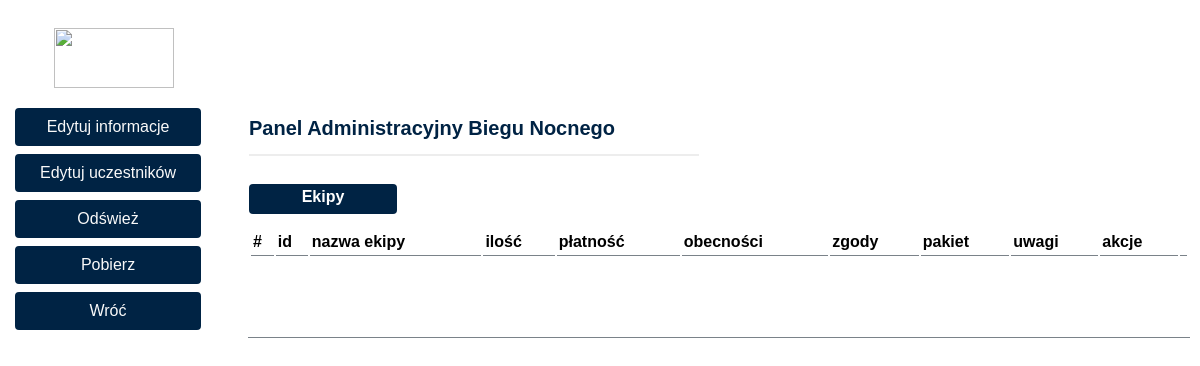
Before: /ekipyHS (signed in) with the older database file.
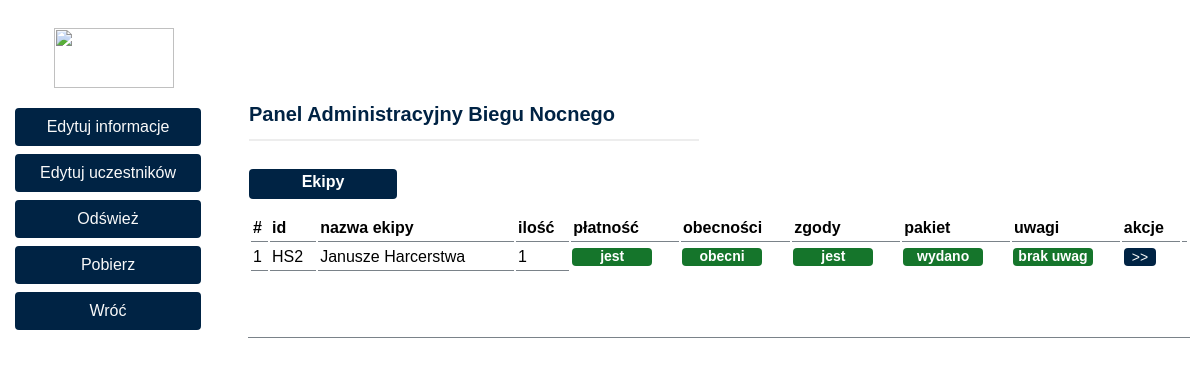
After: the same page with the newer database file.
### baza/models.py (models this page shows, shortened)
class Ekipa(models.Model):
    TRASY = (
        ('HS', 'Starszoharcerska'),
        ('W', 'Wedrownicza'),
        ('R', 'Rowerowa'),)
    PUNKTY = (
        (Punkt_W, 'P Wedrownicza'),
        (Punkt_R, 'P Rowerowa'),)
    nazwa =  models.CharField(max_length=64,default='')
    id =  models.AutoField(primary_key=True)
    trasa =  models.CharField(max_length=2, choices=TRASY, default='HS')
    telefon =  models.CharField(max_length=64, default='')
    zaplacono = models.FloatField(default=0)
    termin_wplat = models.ManyToManyField(Termin, blank=True)
    czlonkowie = models.ManyToManyField(Uczestnik)
    ile_osob = models.IntegerField(default=1)
    lp = models.IntegerField(default=0)
    do_zaplaty = models.FloatField(default=0)
    zaplacono_na_osobe = models.FloatField(default=0)
    pozostalo = models.FloatField(default=0)
    zgodnosc_wplat = models.BooleanField(default=False)
    oswiadczenie_patrolowego = models.BooleanField(default=False)
    obecnosci = models.BooleanField(default=False)
    weryfikacja_zgod = models.BooleanField(default=False)
    pakiet_startowy = models.BooleanField(default=False)
    ile_wege = models.IntegerField(default=0)
    uwagi = models.CharField(max_length=256, default="", blank=True)
    kwadrat_startowy = models.ManyToManyField(Kwadrat, blank=True)
    punkt_startowy = models.ManyToManyField(Punkt_HS, blank=True)
    punkty_bieg = models.ManyToManyField(Zgloszenie_HS, blank=True)
    test_poczatkowy = models.IntegerField(default=0)
    punkty_za_trase = models.IntegerField(default=0)
    punkty_za_odpowiedzi = models.IntegerField(default=0)
    punkty_ujemne = models.IntegerField(default=0)
    wynik_koncowy = models.IntegerField(default=0)
    class Meta:
        ordering = ('id',)

class Ekipa_HS (Ekipa):
    trasy =  models.CharField(max_length=2, default='HS', blank=True)

class Ekipa(models.Model):
    TRASY = (
        ('HS', 'Starszoharcerska'),
        ('W', 'Wedrownicza'),
        ('R', 'Rowerowa'),)
    PUNKTY = (
        (Punkt_W, 'P Wedrownicza'),
        (Punkt_R, 'P Rowerowa'),)
    nazwa =  models.CharField(max_length=64,default='')
    id =  models.AutoField(primary_key=True)
    trasa =  models.CharField(max_length=2, choices=TRASY, default='HS')
    telefon =  models.CharField(max_length=64, default='')
    zaplacono = models.FloatField(default=0)
    termin_wplat = models.ManyToManyField(Termin, blank=True)
    czlonkowie = models.ManyToManyField(Uczestnik)
    ile_osob = models.IntegerField(default=1)
    lp = models.IntegerField(default=0)
    do_zaplaty = models.FloatField(default=0)
    zaplacono_na_osobe = models.FloatField(default=0)
    pozostalo = models.FloatField(default=0)
    zgodnosc_wplat = models.BooleanField(default=False)
    oswiadczenie_patrolowego = models.BooleanField(default=False)
    obecnosci = models.BooleanField(default=False)
    weryfikacja_zgod = models.BooleanField(default=False)
    pakiet_startowy = models.BooleanField(default=False)
    ile_wege = models.IntegerField(default=0)
    uwagi = models.CharField(max_length=256, default="", blank=True)
    kwadrat_startowy = models.ManyToManyField(Kwadrat, blank=True)
    punkt_startowy = models.ManyToManyField(Punkt_HS, blank=True)
    punkty_bieg = models.ManyToManyField(Zgloszenie_HS, blank=True)
    test_poczatkowy = models.IntegerField(default=0)
    punkty_za_trase = models.IntegerField(default=0)
    punkty_za_odpowiedzi = models.IntegerField(default=0)
    punkty_ujemne = models.IntegerField(default=0)
    wynik_koncowy = models.IntegerField(default=0)
    class Meta:
        ordering = ('id',)

### baza/views.py (the view)
# urls.py: path("ekipyHS", views.otworz_ekipy_HS),
@user_passes_test(lambda u: u.has_perm('baza.EkipyHS'))
def otworz_ekipy_HS(request):
    return otworz_ekipy_trasa(request, 'HS')

### baza/views.py (called while the page is built)
@user_passes_test(lambda u: u.has_perm('baza.Ekipy'))
def otworz_ekipy_trasa(request, trasy):
    switcher = {
        'HS': Ekipa_HS,
        'W': Ekipa_W,
        'R': Ekipa_R
        }
    ekipy = switcher[trasy]
    iter = 0
    for i in ekipy.objects.all():
        iter += 1
        ekipy.objects.filter(pk=i.id).update(lp=iter)
        for j in range(4): odswiez_widok(request,  i.id, ekipy)
    context = {
        "Uczestnik":Uczestnik.objects.all(),
        "Ekipy":ekipy.objects.all()
    }
    return render(request, "baza/ekipy.html", context)

### baza/templates/baza/ekipy.html (shortened to what the changed rows need)
{% extends "baza/wzor.html" %}
{% load increment from tags %}
{% block content %}
<div class="w3-responsive"> <table> <tr>
    <td >
        <h1> Panel Administracyjny Biegu Nocnego </h1>
        <h2> Ekipy </h2>
        <table style="width:100%">
        <tr>
            <th id="memberstable" >#</th>
            <th id="memberstable" > id </th>
            <th id="memberstable" > nazwa ekipy </th>
            <th id="memberstable" > ilość </th>
            <th id="memberstable" > płatność </th>
            <th id="memberstable" > obecności </th>
            <th id="memberstable" > zgody </th>
            <th id="memberstable" > pakiet </th>
            <th id="memberstable" > uwagi </th>
            <th id="memberstable"> akcje </th>
        {% with numer=1 %}
        {% for Ekipa in Ekipy %}
         <tr>
            <td id="memberstable" width="15%">{{Ekipa.lp}}</td>
           <td id="memberstable" width="15%">{{Ekipa.trasa}}{{ Ekipa.id }}</td>
           <td id="memberstable" width="5%">{{ Ekipa.nazwa }}</td>
           <td id="memberstable" width="20%"> {{Ekipa.ile_osob}} </td>
           {% if Ekipa.zgodnosc_wplat %}
                <td  id="emptyspace"> <div  id="accept"> jest </div> </td>
            {% else %}
                <td  id="emptyspace"> <div id="warning"> brak </div></td>
            {% endif %}
            {% if Ekipa.obecnosci %}
                 <td  id="emptyspace"> <div  id="accept"> obecni </div> </td>
            {% else %}
                 <td  id="emptyspace"> <div id="warning"> nieobecni </div></td>
            {% endif %}
            {% if Ekipa.weryfikacja_zgod %}
                 <td  id="emptyspace"> <div  id="accept"> jest </div> </td>
            {% else %}
                 <td  id="emptyspace"> <div id="warning"> brak </div></td>
            {% endif %}
            {% if Ekipa.pakiet_startowy %}
                 <td  id="emptyspace"> <div  id="accept"> wydano </div> </td>
            {% else %}
                 <td  id="emptyspace"> <div id="warning"> nie wydano </div></td>
            {% endif %}
           {% with uwagie=Ekipa.uwagi|length_is:"0"  %}
               {% if uwagie %}
                   <td  id="emptyspace"> <div  id="accept"> brak uwag </div> </td>
               {% else %}
                   <td  id="emptyspace"> <div  id="warning"> uwagi </div> </td>
               {% endif %}
            {% endwith %}
           <td width="30%" id="emptyspace">
               <a  href="ekipa/{{Ekipa.id}}" class="button2">
                   >>
                </a></td>
           <td width="30%" id="emptyspace"></td>
           {% endfor %}
           {% endwith %}
         </tr>
        </table>
</td></tr></table></div>
{%endblock%}

Changed rows visible on the page:
added Ekipa_HS: lp "1", trasa "HS", id "2", nazwa "Janusze Harcerstwa", ile_osob "1"
